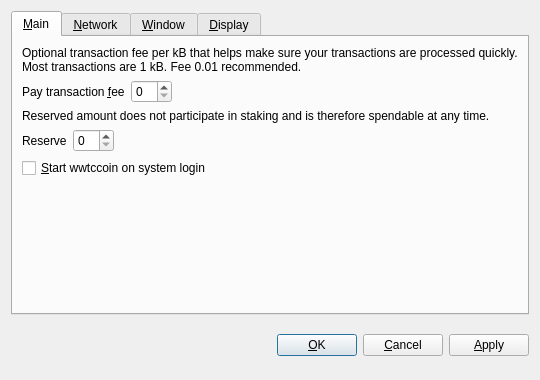
<?xml version="1.0" encoding="UTF-8"?>
<ui version="4.0">
 <class>OptionsDialog</class>
 <widget class="QDialog" name="OptionsDialog">
  <property name="geometry">
   <rect>
    <x>0</x>
    <y>0</y>
    <width>540</width>
    <height>380</height>
   </rect>
  </property>
  <property name="windowTitle">
   <string>Options</string>
  </property>
  <property name="modal">
   <bool>true</bool>
  </property>
  <layout class="QVBoxLayout" name="verticalLayout">
   <item>
    <widget class="QTabWidget" name="tabWidget">
     <property name="tabPosition">
      <enum>QTabWidget::North</enum>
     </property>
     <property name="currentIndex">
      <number>0</number>
     </property>
     <widget class="QWidget" name="tabMain">
      <attribute name="title">
       <string>&amp;Main</string>
      </attribute>
      <layout class="QVBoxLayout" name="verticalLayout_Main">
       <item>
        <widget class="QLabel" name="transactionFeeInfoLabel">
         <property name="text">
          <string>Optional transaction fee per kB that helps make sure your transactions are processed quickly. Most transactions are 1 kB. Fee 0.01 recommended.</string>
         </property>
         <property name="textFormat">
          <enum>Qt::PlainText</enum>
         </property>
         <property name="wordWrap">
          <bool>true</bool>
         </property>
        </widget>
       </item>
       <item>
        <layout class="QHBoxLayout" name="horizontalLayoutFee">
         <item>
          <widget class="QLabel" name="transactionFeeLabel">
           <property name="text">
            <string>Pay transaction &amp;fee</string>
           </property>
           <property name="textFormat">
            <enum>Qt::PlainText</enum>
           </property>
           <property name="buddy">
            <cstring>transactionFee</cstring>
           </property>
          </widget>
         </item>
         <item>
          <widget class="BitcoinAmountField" name="transactionFee"/>
         </item>
         <item>
          <spacer name="horizontalSpacerFee">
           <property name="orientation">
            <enum>Qt::Horizontal</enum>
           </property>
           <property name="sizeHint" stdset="0">
            <size>
             <width>40</width>
             <height>20</height>
            </size>
           </property>
          </spacer>
         </item>
        </layout>
       </item>
       <item>
        <widget class="QLabel" name="reserveBalanceInfoLabel">
         <property name="text">
          <string>Reserved amount does not participate in staking and is therefore spendable at any time.</string>
         </property>
         <property name="textFormat">
          <enum>Qt::PlainText</enum>
         </property>
         <property name="wordWrap">
          <bool>true</bool>
         </property>
        </widget>
       </item>
       <item>
        <layout class="QHBoxLayout" name="horizontalLayoutReserveBalance">
         <item>
          <widget class="QLabel" name="reserveBalanceLabel">
           <property name="text">
            <string>Reserve</string>
           </property>
           <property name="textFormat">
            <enum>Qt::PlainText</enum>
           </property>
           <property name="buddy">
            <cstring>reserveBalance</cstring>
           </property>
          </widget>
         </item>
         <item>
          <widget class="BitcoinAmountField" name="reserveBalance"/>
         </item>
         <item>
          <spacer name="horizontalSpacerReserveBalance">
           <property name="orientation">
            <enum>Qt::Horizontal</enum>
           </property>
           <property name="sizeHint" stdset="0">
            <size>
             <width>40</width>
             <height>20</height>
            </size>
           </property>
          </spacer>
         </item>
        </layout>
       </item>
       <item>
        <widget class="QCheckBox" name="bitcoinAtStartup">
         <property name="toolTip">
          <string>Automatically start wwtccoin after logging in to the system.</string>
         </property>
         <property name="text">
          <string>&amp;Start wwtccoin on system login</string>
         </property>
        </widget>
       </item>
       <item>
        <spacer name="verticalSpacer_Main">
         <property name="orientation">
          <enum>Qt::Vertical</enum>
         </property>
         <property name="sizeHint" stdset="0">
          <size>
           <width>20</width>
           <height>40</height>
          </size>
         </property>
        </spacer>
       </item>
      </layout>
     </widget>
     <widget class="QWidget" name="tabNetwork">
      <attribute name="title">
       <string>&amp;Network</string>
      </attribute>
      <layout class="QVBoxLayout" name="verticalLayout_Network">
       <item>
        <widget class="QCheckBox" name="mapPortUpnp">
         <property name="toolTip">
          <string>Automatically open the wwtccoin client port on the router. This only works when your router supports UPnP and it is enabled.</string>
         </property>
         <property name="text">
          <string>Map port using &amp;UPnP</string>
         </property>
        </widget>
       </item>
       <item>
        <widget class="QCheckBox" name="connectSocks">
         <property name="toolTip">
          <string>Connect to the wwtccoin network through a SOCKS proxy (e.g. when connecting through Tor).</string>
         </property>
         <property name="text">
          <string>&amp;Connect through SOCKS proxy:</string>
         </property>
        </widget>
       </item>
       <item>
        <layout class="QHBoxLayout" name="horizontalLayout_Network">
         <item>
          <widget class="QLabel" name="proxyIpLabel">
           <property name="text">
            <string>Proxy &amp;IP:</string>
           </property>
           <property name="textFormat">
            <enum>Qt::PlainText</enum>
           </property>
           <property name="buddy">
            <cstring>proxyIp</cstring>
           </property>
          </widget>
         </item>
         <item>
          <widget class="QValidatedLineEdit" name="proxyIp">
           <property name="maximumSize">
            <size>
             <width>140</width>
             <height>16777215</height>
            </size>
           </property>
           <property name="toolTip">
            <string>IP address of the proxy (e.g. 127.0.0.1)</string>
           </property>
          </widget>
         </item>
         <item>
          <widget class="QLabel" name="proxyPortLabel">
           <property name="text">
            <string>&amp;Port:</string>
           </property>
           <property name="textFormat">
            <enum>Qt::PlainText</enum>
           </property>
           <property name="buddy">
            <cstring>proxyPort</cstring>
           </property>
          </widget>
         </item>
         <item>
          <widget class="QLineEdit" name="proxyPort">
           <property name="maximumSize">
            <size>
             <width>55</width>
             <height>16777215</height>
            </size>
           </property>
           <property name="toolTip">
            <string>Port of the proxy (e.g. 9050)</string>
           </property>
          </widget>
         </item>
         <item>
          <widget class="QLabel" name="socksVersionLabel">
           <property name="text">
            <string>SOCKS &amp;Version:</string>
           </property>
           <property name="textFormat">
            <enum>Qt::PlainText</enum>
           </property>
           <property name="buddy">
            <cstring>socksVersion</cstring>
           </property>
          </widget>
         </item>
         <item>
          <widget class="QValueComboBox" name="socksVersion">
           <property name="toolTip">
            <string>SOCKS version of the proxy (e.g. 5)</string>
           </property>
          </widget>
         </item>
         <item>
          <spacer name="horizontalSpacer_Network">
           <property name="orientation">
            <enum>Qt::Horizontal</enum>
           </property>
           <property name="sizeHint" stdset="0">
            <size>
             <width>40</width>
             <height>20</height>
            </size>
           </property>
          </spacer>
         </item>
        </layout>
       </item>
       <item>
        <spacer name="verticalSpacer_Network">
         <property name="orientation">
          <enum>Qt::Vertical</enum>
         </property>
         <property name="sizeHint" stdset="0">
          <size>
           <width>20</width>
           <height>40</height>
          </size>
         </property>
        </spacer>
       </item>
      </layout>
     </widget>
     <widget class="QWidget" name="tabWindow">
      <attribute name="title">
       <string>&amp;Window</string>
      </attribute>
      <layout class="QVBoxLayout" name="verticalLayout_Window">
       <item>
        <widget class="QCheckBox" name="minimizeToTray">
         <property name="toolTip">
          <string>Show only a tray icon after minimizing the window.</string>
         </property>
         <property name="text">
          <string>&amp;Minimize to the tray instead of the taskbar</string>
         </property>
        </widget>
       </item>
       <item>
        <widget class="QCheckBox" name="minimizeOnClose">
         <property name="toolTip">
          <string>Minimize instead of exit the application when the window is closed. When this option is enabled, the application will be closed only after selecting Quit in the menu.</string>
         </property>
         <property name="text">
          <string>M&amp;inimize on close</string>
         </property>
        </widget>
       </item>
       <item>
        <spacer name="verticalSpacer_Window">
         <property name="orientation">
          <enum>Qt::Vertical</enum>
         </property>
         <property name="sizeHint" stdset="0">
          <size>
           <width>20</width>
           <height>40</height>
          </size>
         </property>
        </spacer>
       </item>
      </layout>
     </widget>
     <widget class="QWidget" name="tabDisplay">
      <attribute name="title">
       <string>&amp;Display</string>
      </attribute>
      <layout class="QVBoxLayout" name="verticalLayout_Display">
       <item>
        <layout class="QHBoxLayout" name="horizontalLayout_1_Display">
         <item>
          <widget class="QLabel" name="langLabel">
           <property name="text">
            <string>User Interface &amp;language:</string>
           </property>
           <property name="textFormat">
            <enum>Qt::PlainText</enum>
           </property>
           <property name="buddy">
            <cstring>lang</cstring>
           </property>
          </widget>
         </item>
         <item>
          <widget class="QValueComboBox" name="lang">
           <property name="toolTip">
            <string>The user interface language can be set here. This setting will take effect after restarting wwtccoin.</string>
           </property>
          </widget>
         </item>
        </layout>
       </item>
       <item>
        <layout class="QHBoxLayout" name="horizontalLayout_2_Display">
         <item>
          <widget class="QLabel" name="unitLabel">
           <property name="text">
            <string>&amp;Unit to show amounts in:</string>
           </property>
           <property name="textFormat">
            <enum>Qt::PlainText</enum>
           </property>
           <property name="buddy">
            <cstring>unit</cstring>
           </property>
          </widget>
         </item>
         <item>
          <widget class="QValueComboBox" name="unit">
           <property name="toolTip">
            <string>Choose the default subdivision unit to show in the interface and when sending coins.</string>
           </property>
          </widget>
         </item>
        </layout>
       </item>
       <item>
        <widget class="QCheckBox" name="displayAddresses">
         <property name="toolTip">
          <string>Whether to show wwtccoin addresses in the transaction list or not.</string>
         </property>
         <property name="text">
          <string>&amp;Display addresses in transaction list</string>
         </property>
        </widget>
       </item>
       <item>
        <widget class="QCheckBox" name="coinControlFeatures">
         <property name="toolTip">
          <string>Whether to show coin control features or not.</string>
         </property>
         <property name="text">
          <string>Display coin &amp;control features (experts only!)</string>
         </property>
        </widget>
       </item>
       <item>
        <spacer name="verticalSpacer_Display">
         <property name="orientation">
          <enum>Qt::Vertical</enum>
         </property>
         <property name="sizeHint" stdset="0">
          <size>
           <width>20</width>
           <height>40</height>
          </size>
         </property>
        </spacer>
       </item>
      </layout>
     </widget>
    </widget>
   </item>
   <item>
    <layout class="QHBoxLayout" name="horizontalLayout_Buttons">
     <item>
      <spacer name="horizontalSpacer_1">
       <property name="orientation">
        <enum>Qt::Horizontal</enum>
       </property>
       <property name="sizeHint" stdset="0">
        <size>
         <width>40</width>
         <height>48</height>
        </size>
       </property>
      </spacer>
     </item>
     <item>
      <widget class="QLabel" name="statusLabel">
       <property name="font">
        <font>
         <weight>75</weight>
         <bold>true</bold>
        </font>
       </property>
       <property name="text">
        <string/>
       </property>
       <property name="textFormat">
        <enum>Qt::PlainText</enum>
       </property>
       <property name="wordWrap">
        <bool>true</bool>
       </property>
      </widget>
     </item>
     <item>
      <spacer name="horizontalSpacer_2">
       <property name="orientation">
        <enum>Qt::Horizontal</enum>
       </property>
       <property name="sizeHint" stdset="0">
        <size>
         <width>40</width>
         <height>48</height>
        </size>
       </property>
      </spacer>
     </item>
     <item>
      <widget class="QPushButton" name="okButton">
       <property name="text">
        <string>&amp;OK</string>
       </property>
      </widget>
     </item>
     <item>
      <widget class="QPushButton" name="cancelButton">
       <property name="text">
        <string>&amp;Cancel</string>
       </property>
       <property name="autoDefault">
        <bool>false</bool>
       </property>
      </widget>
     </item>
     <item>
      <widget class="QPushButton" name="applyButton">
       <property name="text">
        <string>&amp;Apply</string>
       </property>
       <property name="autoDefault">
        <bool>false</bool>
       </property>
      </widget>
     </item>
    </layout>
   </item>
  </layout>
 </widget>
 <customwidgets>
  <customwidget>
   <class>BitcoinAmountField</class>
   <extends>QSpinBox</extends>
   <header>bitcoinamountfield.h</header>
  </customwidget>
  <customwidget>
   <class>QValueComboBox</class>
   <extends>QComboBox</extends>
   <header>qvaluecombobox.h</header>
  </customwidget>
  <customwidget>
   <class>QValidatedLineEdit</class>
   <extends>QLineEdit</extends>
   <header>qvalidatedlineedit.h</header>
  </customwidget>
 </customwidgets>
 <resources/>
 <connections/>
</ui>
